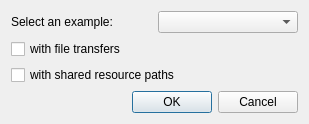
<?xml version="1.0" encoding="UTF-8"?>
<ui version="4.0">
 <class>Dialog</class>
 <widget class="QDialog" name="Dialog">
  <property name="geometry">
   <rect>
    <x>0</x>
    <y>0</y>
    <width>309</width>
    <height>123</height>
   </rect>
  </property>
  <property name="maximumSize">
   <size>
    <width>16777215</width>
    <height>123</height>
   </size>
  </property>
  <property name="windowTitle">
   <string>Create a worflow example</string>
  </property>
  <layout class="QVBoxLayout" name="verticalLayout">
   <item>
    <layout class="QHBoxLayout" name="horizontalLayout">
     <item>
      <widget class="QLabel" name="label">
       <property name="text">
        <string>Select an example:</string>
       </property>
      </widget>
     </item>
     <item>
      <widget class="QComboBox" name="comboBox_example_type"/>
     </item>
    </layout>
   </item>
   <item>
    <widget class="QCheckBox" name="checkBox_file_transfers">
     <property name="layoutDirection">
      <enum>Qt::LeftToRight</enum>
     </property>
     <property name="text">
      <string>with file transfers</string>
     </property>
    </widget>
   </item>
   <item>
    <widget class="QCheckBox" name="checkBox_shared_resource_path">
     <property name="layoutDirection">
      <enum>Qt::LeftToRight</enum>
     </property>
     <property name="text">
      <string>with shared resource paths</string>
     </property>
    </widget>
   </item>
   <item>
    <widget class="QDialogButtonBox" name="buttonBox">
     <property name="orientation">
      <enum>Qt::Horizontal</enum>
     </property>
     <property name="standardButtons">
      <set>QDialogButtonBox::Cancel|QDialogButtonBox::Ok</set>
     </property>
    </widget>
   </item>
  </layout>
 </widget>
 <resources/>
 <connections>
  <connection>
   <sender>buttonBox</sender>
   <signal>accepted()</signal>
   <receiver>Dialog</receiver>
   <slot>accept()</slot>
   <hints>
    <hint type="sourcelabel">
     <x>248</x>
     <y>254</y>
    </hint>
    <hint type="destinationlabel">
     <x>157</x>
     <y>274</y>
    </hint>
   </hints>
  </connection>
  <connection>
   <sender>buttonBox</sender>
   <signal>rejected()</signal>
   <receiver>Dialog</receiver>
   <slot>reject()</slot>
   <hints>
    <hint type="sourcelabel">
     <x>316</x>
     <y>260</y>
    </hint>
    <hint type="destinationlabel">
     <x>286</x>
     <y>274</y>
    </hint>
   </hints>
  </connection>
 </connections>
</ui>
